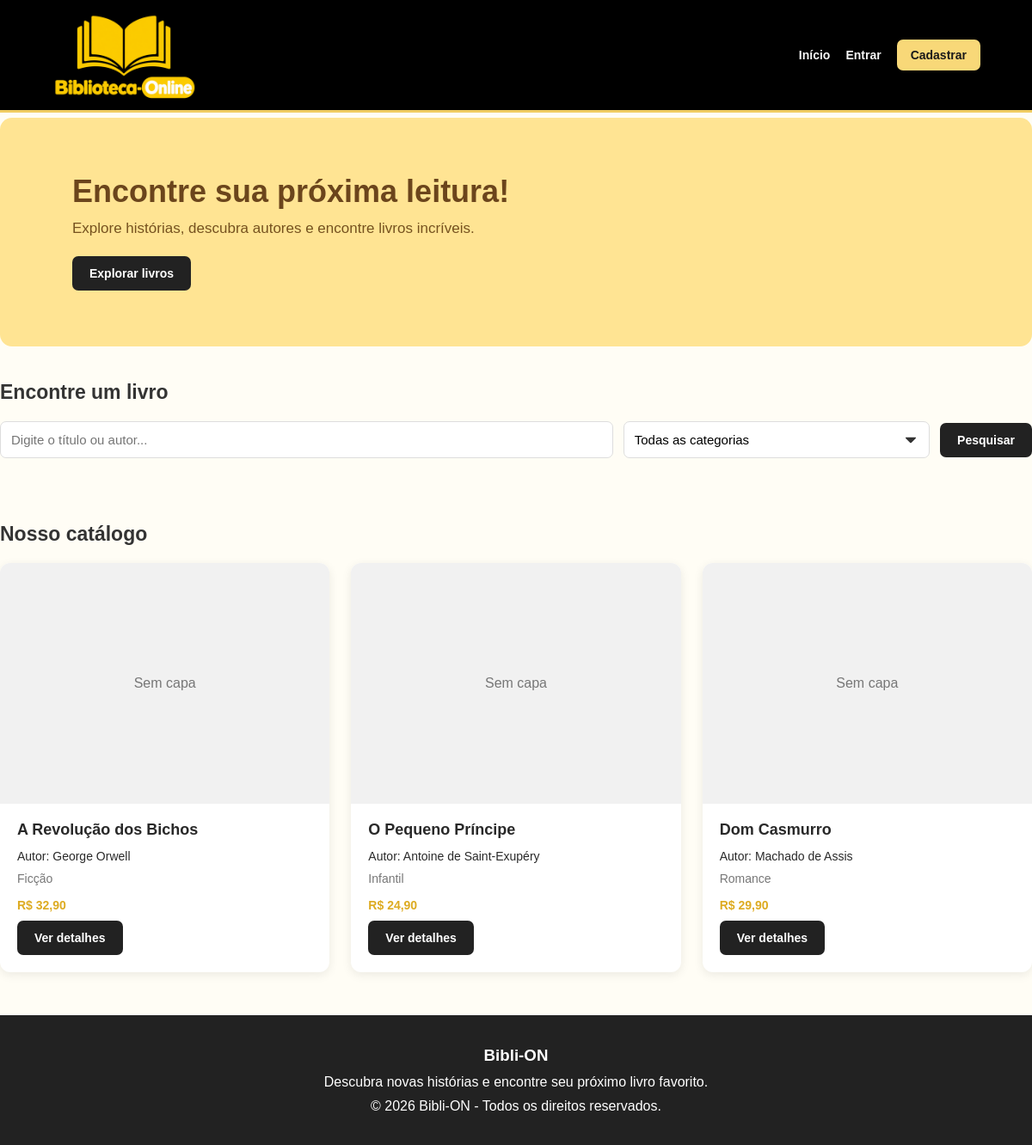
The page / on the database its author committed.
### tables this page shows
CREATE TABLE livros (
    id INT AUTO_INCREMENT PRIMARY KEY,
    titulo VARCHAR(150) NOT NULL,
    autor VARCHAR(100) NOT NULL,
    descricao TEXT,
    categoria VARCHAR(80),
    preco DECIMAL(10,2) DEFAULT 0.00,
    imagem VARCHAR(255),
    criado_em TIMESTAMP DEFAULT CURRENT_TIMESTAMP
);

### funcoes.php (called while the page is built, shortened)
<?php
function proteger($valor) {
    return htmlspecialchars((string)$valor, ENT_QUOTES, 'UTF-8');
}
function usuarioLogado() {
    return isset($_SESSION['usuario_id']);
}
function arquivoCapa($imagem) {
    $nome = basename((string) $imagem);
    $caminho = __DIR__ . '/imagens/' . $nome;
    return is_file($caminho) ? $nome : null;
}
function urlCapa($imagem) {
    $nome = arquivoCapa($imagem);
    return $nome ? 'imagens/' . rawurlencode($nome) : null;
}

### index.php (the view, shortened to what this page needs)
<?php
require_once "funcoes.php";
$pesquisa = trim($_GET['pesquisa'] ?? '');
$sql = "SELECT * FROM livros WHERE 1=1";
$params = [];
$sql .= " ORDER BY id DESC";
$stmt = $pdo->prepare($sql);
$stmt->execute($params);
$livros = $stmt->fetchAll();
require "header.php";
?>
<section class="banner">
    <div>
        <h1>Encontre sua próxima leitura!</h1>
        <p>Explore histórias, descubra autores e encontre livros incríveis.</p>
        <a href="#catalogo" class="botao">Explorar livros</a>
    </div>
</section>
<section class="busca">
    <h2>Encontre um livro</h2>
    <form method="GET" action="index.php">
        <input type="text" name="pesquisa" placeholder="Digite o título ou autor..."
            value="<?= proteger($pesquisa); ?>">
        <select name="categoria">
            <option value="">Todas as categorias</option>
        </select>
        <button type="submit" class="botao">Pesquisar</button>
    </form>
</section>
<section id="catalogo" class="catalogo">
    <h2>Nosso catálogo</h2>
    <div class="livros">
        <?php if (count($livros) > 0): ?>
            <?php foreach ($livros as $livro): ?>
                <article class="card-livro">
                    <?php $capa = urlCapa($livro['imagem'] ?? ''); ?>
                    <?php if ($capa): ?>
                        <img src="<?= proteger($capa); ?>" alt="<?= proteger($livro['titulo']); ?>">
                    <?php else: ?>
                        <div class="sem-imagem">Sem capa</div>
                    <?php endif; ?>
                    <div class="card-conteudo">
                        <h3><?= proteger($livro['titulo']); ?></h3>
                        <p>Autor: <?= proteger($livro['autor']); ?></p>
                        <p class="categoria">
                            <?= proteger($livro['categoria']); ?>
                        </p>
                        <p class="preco">
                            R$ <?= number_format($livro['preco'], 2, ',', '.'); ?>
                        </p>
                        <a href="livro.php?id=<?= $livro['id']; ?>" class="botao">
                            Ver detalhes
                        </a>
                    </div>
                </article>
            <?php endforeach; ?>
        <?php else: ?>
            <p>Nenhum livro encontrado.</p>
        <?php endif; ?>
    </div>
</section>
<?php require "footer.php"; ?>

### header.php (shortened to what this page needs)
<?php
require_once __DIR__ . "/funcoes.php";
?>
<!DOCTYPE html>
<html lang="pt-BR">
<head>
    <link rel="stylesheet" href="assets/style.css">
</head>
<body>
<header class="topo">
    <a href="index.php" class="logo">
        <img src="assets/foto%201.png" alt="Biblioteca Online">
    </a>
    <nav>
        <a href="index.php">Início</a>
        <?php if (usuarioLogado()): ?>
            <?php if (podeCadastrarLivros()): ?>
                <a href="admin.php">Cadastrar livros</a>
            <?php endif; ?>
            <span class="usuario">
                Olá, <?= proteger($_SESSION['nome']); ?>
                <?php if (podeCadastrarLivros()): ?>
                    <small class="selo"><?= ($_SESSION['tipo'] ?? '') === 'admin' ? 'Administrador' : 'Funcionário'; ?></small>
                <?php endif; ?>
            </span>
            <a href="logout.php">Sair</a>
        <?php else: ?>
            <a href="login.php">Entrar</a>
            <a href="cadastro.php" class="botao-menu">Cadastrar</a>
        <?php endif; ?>
    </nav>
</header>
<main class="container"></main>

### footer.php (shortened to what this page needs)
<footer class="rodape">
    <h3>Bibli-ON</h3>
    <p>Descubra novas histórias e encontre seu próximo livro favorito.</p>
    <p>© 2026 Bibli-ON - Todos os direitos reservados.</p>
</footer>
</body>
</html>

### assets/style.css (style rules this page uses)
* { margin: 0; padding: 0; box-sizing: border-box; }
body { font-family: Arial, Helvetica, sans-serif; background: #fffdf5; color: #292929; display: flex; flex-direction: column; min-height: 100vh; overflow-x: hidden; }
img { max-width: 100%; }
.topo { width: 100%; min-height: 76px; background: #000; padding: 8px 5%; display: flex; align-items: center; justify-content: space-between; gap: 16px; position: sticky; top: 0; z-index: 20; border-bottom: 3px solid #f0cc62; }
.logo { display: flex; align-items: center; flex: 0 1 auto; min-width: 0; line-height: 0; text-decoration: none; }
.logo img { display: block; height: 112px; width: auto; max-width: min(340px, 42vw); object-fit: contain; object-position: left center; }
nav { display: flex; align-items: center; justify-content: flex-end; flex-wrap: wrap; gap: 10px 18px; min-width: 0; }
nav a { text-decoration: none; color: #f7f7f7; font-weight: bold; font-size: 14px; }
nav a.botao-menu { background: #f8d878; color: #1a1a1a; padding: 10px 16px; }
main.container { width: min(1180px, 92%); margin: 0 auto; padding: 1px 0 5px; flex: 1; }
.banner { background: #ffe493; padding: 65px 7%; border-radius: 14px; margin-bottom: 40px; }
.banner h1 { font-size: 36px; color: #6b451c; margin-bottom: 12px; }
.banner p { font-size: 17px; color: #76521f; margin-bottom: 22px; }
.botao, .botao-menu { display: inline-block; background: #222; color: white; padding: 12px 20px; border: none; border-radius: 7px; text-decoration: none; cursor: pointer; font-weight: bold; font-size: 14px; }
.busca { margin-bottom: 40px; }
.busca h2, .catalogo h2 { color: #333; font-size: 23px; margin-bottom: 20px; }
.busca form { display: grid; grid-template-columns: 2fr 1fr auto; gap: 12px; align-items: center; }
input, select, textarea { width: 100%; padding: 12px; border: 1px solid #ddd; border-radius: 7px; font-size: 15px; margin: 8px 0 15px; }
select { background-color: #ffffff; cursor: pointer; padding-right: 40px; appearance: none; -webkit-appearance: none; -moz-appearance: none; background-repeat: no-repeat; background-position: right 15px top 50%; background-size: 12px auto; }
.busca input, .busca select { margin: 0; min-width: 0; }
.busca .botao { white-space: nowrap; }
.catalogo { margin-top: 35px; }
.livros { display: grid; grid-template-columns: repeat(3, minmax(0, 1fr)); gap: 25px; }
.card-livro { background: white; border-radius: 12px; overflow: hidden; box-shadow: 0 3px 12px rgba(0,0,0,0.08); transition: transform 0.2s, box-shadow 0.2s; }
.sem-imagem { height: 280px; display: flex; align-items: center; justify-content: center; background: #f1f1f1; color: #777; }
.card-conteudo { padding: 20px; }
.card-conteudo h3 { margin-bottom: 12px; font-size: 18px; }
.card-conteudo p { margin-bottom: 10px; font-size: 14px; }
.categoria { color: #777; }
.preco { color: #ddab21; font-weight: bold; margin: 15px 0; }
.rodape { background: #222; color: white; text-align: center; padding: 30px 15px; line-height: 1.8; margin-top: 50px; }

### rows shown on the page
livros: titulo "A Revolução dos Bichos", autor "George Orwell", categoria "Ficção", preco "32,90"
livros: titulo "O Pequeno Príncipe", autor "Antoine de Saint-Exupéry", categoria "Infantil", preco "24,90"
livros: titulo "Dom Casmurro", autor "Machado de Assis", categoria "Romance", preco "29,90"
